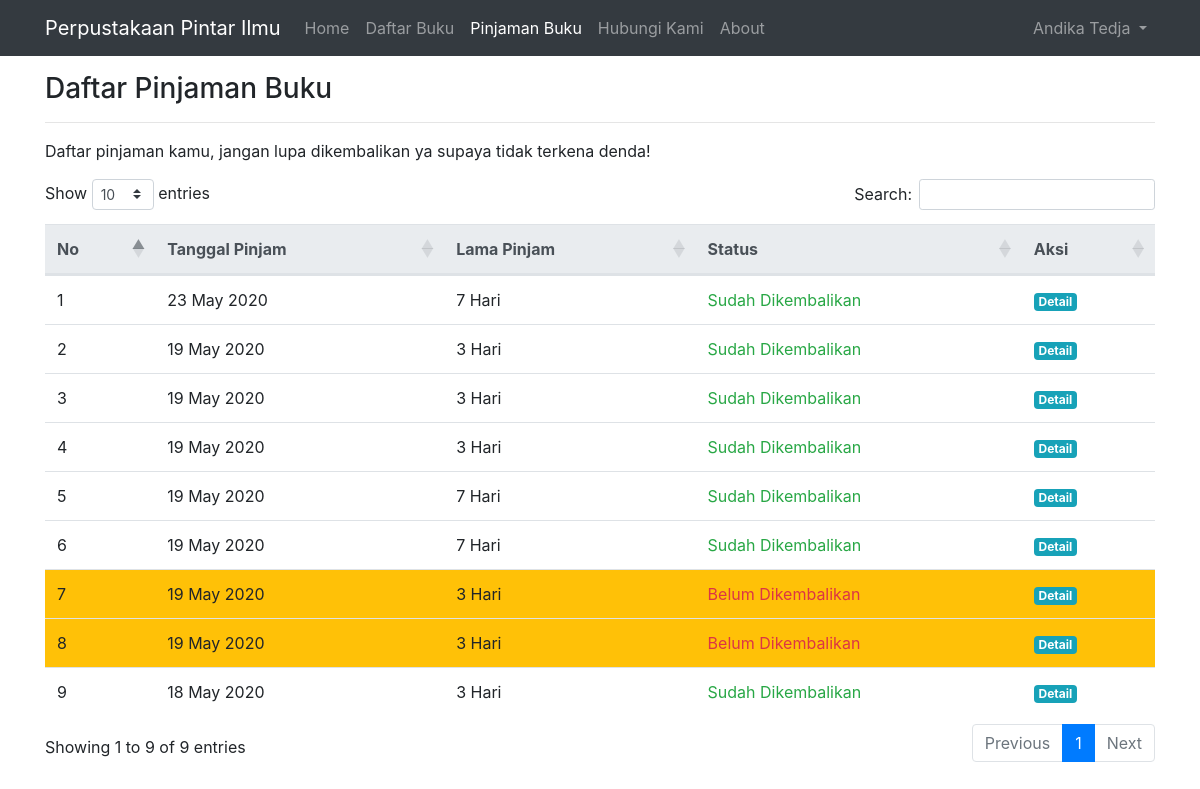
Screenshot of /member/daftar-pinjaman.php (signed in) with the database file from the repository.
### tables this page shows
CREATE TABLE `users` (
  `id` int(11) NOT NULL,
  `username` varchar(32) NOT NULL,
  `password` varchar(128) NOT NULL,
  `role` char(1) DEFAULT NULL,
  `nama` varchar(64) DEFAULT NULL
);

CREATE TABLE `pinjaman` (
  `id_pinjaman` int(11) NOT NULL,
  `id_member` int(11) DEFAULT NULL,
  `tanggal_pinjam` date DEFAULT NULL,
  `lama_pinjam` int(11) DEFAULT NULL,
  `tanggal_kembali` date DEFAULT NULL,
  `denda` int(11) DEFAULT NULL
);

### member/daftar-pinjaman.php (the view, shortened to what this page needs)
<?php
include '../functions.php';
$username = $_SESSION['login'];
$sql = "SELECT id FROM users WHERE username ='$username'";
$id = mysqli_fetch_assoc(mysqli_query($db, $sql))['id'];
$sql = "SELECT id_pinjaman, tanggal_pinjam, lama_pinjam, tanggal_kembali FROM pinjaman
        WHERE id_member = '$id'
        ORDER BY tanggal_pinjam DESC";
$hasil = mysqli_query($db, $sql);
$pinjaman = [];
while ($data = mysqli_fetch_assoc($hasil)) {
    $pinjaman[] = $data;
}
$title = 'Daftar Pinjaman';
?>
<?php include 'header.php' ?>
<div class="container py-3">
    <h3 class="mt-5 pt-2">Daftar Pinjaman Buku</h3>
    <hr>
    <p>Daftar pinjaman kamu, jangan lupa dikembalikan ya supaya tidak terkena denda!</p>
    <table id="tbl-daftar-pinjaman" class="table dt-responsive nowrap" style="width: 100%;">
        <thead class="thead-light">
            <tr>
                <th>No</th>
                <th>Tanggal Pinjam</th>
                <th>Lama Pinjam</th>
                <th>Status</th>
                <th>Aksi</th>
            </tr>
        </thead>
        <tbody>
            <?php $i = 1;
            foreach ($pinjaman as $p) : ?>
                <?php
                $tgl_skrg = date('Y-m-d');
                $datediff = strtotime($tgl_skrg) - strtotime($p['tanggal_pinjam']);
                $bedahari = abs(round($datediff / (60 * 60 * 24)));
                if ($bedahari > $p['lama_pinjam'] && $p['tanggal_kembali'] == NULL) : ?>
                    <tr class="bg-warning">
                        <td><?= $i++ ?></td>
                        <td><?= date('d M Y', strtotime($p['tanggal_pinjam'])) ?></td>
                        <td><?= $p['lama_pinjam'] ?> Hari</td>
                        <?php if ($p['tanggal_kembali'] == NULL) : ?>
                            <td class="text-danger">Belum Dikembalikan</td>
                        <?php else : ?>
                            <td class="text-success">Sudah Dikembalikan</td>
                        <?php endif ?>
                        <td>
                            <a href="#" class="badge badge-info btn-detail-pinjaman" data-id="<?= $p['id_pinjaman'] ?>" data-toggle="modal" data-target="#detailPinjamanModal">Detail</a>
                        </td>
                    </tr>
                <?php else : ?>
                    <tr>
                        <td><?= $i++ ?></td>
                        <td><?= date('d M Y', strtotime($p['tanggal_pinjam'])) ?></td>
                        <td><?= $p['lama_pinjam'] ?> Hari</td>
                        <?php if ($p['tanggal_kembali'] == NULL) : ?>
                            <td class="text-danger">Belum Dikembalikan</td>
                        <?php else : ?>
                            <td class="text-success">Sudah Dikembalikan</td>
                        <?php endif ?>
                        <td>
                            <a href="#" class="badge badge-info btn-detail-pinjaman" data-id="<?= $p['id_pinjaman'] ?>" data-toggle="modal" data-target="#detailPinjamanModal">Detail</a>
                        </td>
                    </tr>
                <?php endif; ?>
            <?php endforeach ?>
        </tbody>
    </table>
</div>
<?php include 'footer.php' ?>

### member/header.php (shortened to what this page needs)
<?php
$username = $_SESSION['login'];
$result = mysqli_query($db, "SELECT nama FROM users WHERE username = '$username'");
$nama = mysqli_fetch_assoc($result)['nama'];
?>
<!DOCTYPE html>
<html lang="en">
<head>
    <link rel="stylesheet" href="<?= BASE_URL ?>/css/bootstrap.min.css">
    <link rel="stylesheet" href="https://cdn.jsdelivr.net/npm/bootstrap-select@1.13.17/dist/css/bootstrap-select.min.css">
    <link rel="stylesheet" href="https://cdn.datatables.net/1.10.21/css/dataTables.bootstrap4.min.css">
    <link rel="stylesheet" href="https://cdn.datatables.net/responsive/2.2.4/css/responsive.bootstrap4.min.css">
</head>
<body>
    <nav class="navbar navbar-expand-lg navbar-dark bg-dark fixed-top">
        <div class="container">
            <a class="navbar-brand" href="">Perpustakaan Pintar Ilmu</a>
            <div class="collapse navbar-collapse" id="navigasiMain">
                <div class="navbar-nav mr-auto">
                    <a class="nav-item nav-link <?= ($title == 'Home' ? 'active' : '') ?>" href="<?= BASE_URL ?>/member">Home</a>
                    <a class="nav-item nav-link <?= ($title == 'Daftar Buku' ? 'active' : '') ?>" href="<?= BASE_URL ?>/member/daftar-buku.php">Daftar Buku</a>
                    <a class="nav-item nav-link <?= ($title == 'Daftar Pinjaman' ? 'active' : '') ?>" href="<?= BASE_URL ?>/member/daftar-pinjaman.php">Pinjaman Buku</a>
                    <a class="nav-item nav-link <?= ($title == 'Kontak' ? 'active' : '') ?>" href="<?= BASE_URL ?>/member/kontak.php">Hubungi Kami</a>
                    <a class="nav-item nav-link" href="<?= BASE_URL ?>/about.php">About</a>
                </div>
                <div class="navbar-nav ml-auto">
                    <li class="nav-item dropdown">
                        <a class="nav-link dropdown-toggle" href="#" id="navbarDropdown" role="button" data-toggle="dropdown" aria-haspopup="true" aria-expanded="false">
                            <?= $nama ?>
                        </a>
                    </li>
                </div>
            </div>
        </div>
    </nav>

### rows the page displays
users: nama "Andika Tedja"
pinjaman: tanggal_pinjam "23 May 2020", lama_pinjam "7", tanggal_kembali "Sudah Dikembalikan"
pinjaman: tanggal_pinjam "19 May 2020", lama_pinjam "3", tanggal_kembali "Sudah Dikembalikan"
pinjaman: tanggal_pinjam "19 May 2020", lama_pinjam "3", tanggal_kembali "Sudah Dikembalikan"
pinjaman: tanggal_pinjam "19 May 2020", lama_pinjam "3", tanggal_kembali "Sudah Dikembalikan"
pinjaman: tanggal_pinjam "19 May 2020", lama_pinjam "7", tanggal_kembali "Sudah Dikembalikan"
pinjaman: tanggal_pinjam "19 May 2020", lama_pinjam "7", tanggal_kembali "Sudah Dikembalikan"
pinjaman: tanggal_pinjam "19 May 2020", lama_pinjam "3", shows "Belum Dikembalikan"
pinjaman: tanggal_pinjam "19 May 2020", lama_pinjam "3", shows "Belum Dikembalikan"
pinjaman: tanggal_pinjam "18 May 2020", lama_pinjam "3", tanggal_kembali "Sudah Dikembalikan"
